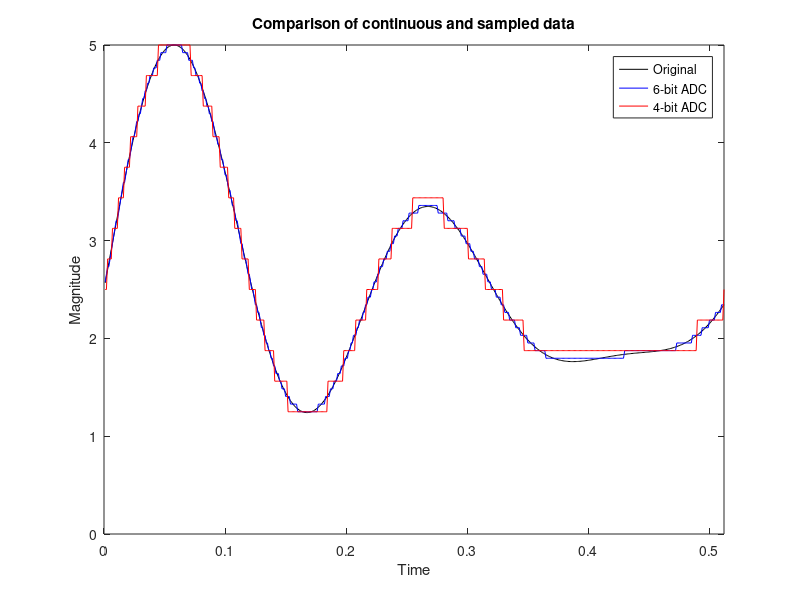
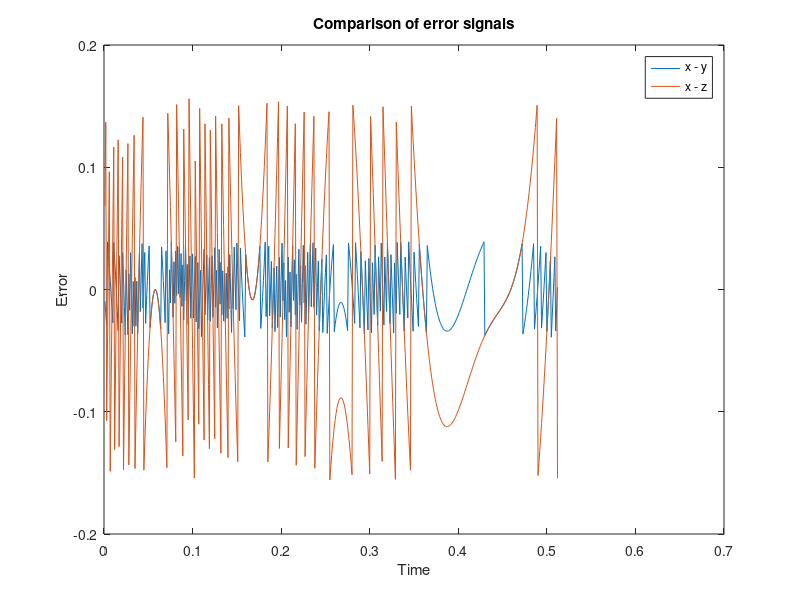

Source code (MATLAB) for these figures, in order:
clear; close all;
load quantization.mat

figure(1);
plot(t,x,'k'); hold on;
plot(t,y,'b-'); hold on;
plot(t,z,'r-'); hold on;
hold off;
title('Comparison of continuous and sampled data');
ylabel('Magnitude');
xlabel('Time');
axis([0 max(t) 0 max(x)]);
label={'Original','6-bit ADC','4-bit ADC'};
legend(label);

yError=x-y;
zError=x-z;
figure(2);
plot(t,yError); hold on;
plot(t,zError); hold on;
hold off;
title('Comparison of error signals');
ylabel('Error');
xlabel('Time');
label={'x - y','x - z'};
legend(label);

V_rms_xy=sqrt(mean(yError).^2);
V_rms_xz=sqrt(mean(zError).^2);

theoreticalErrXY=sqrt((5^2)/(12*(2^6 -1)^2));
theoreticalErrXZ=sqrt((5^2)/(12*(2^4 -1)^2));